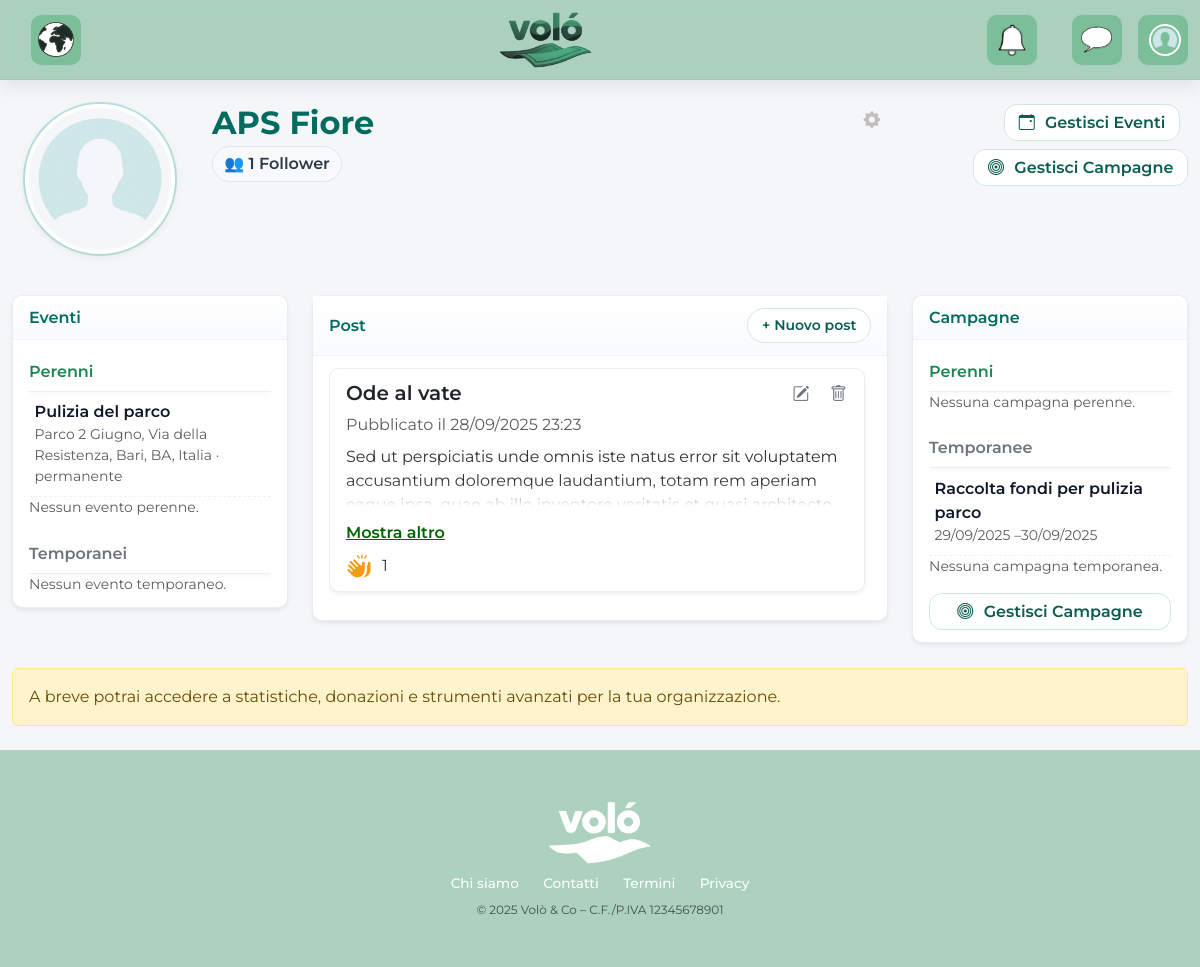
Screenshot of /dashboard/association (signed in) with the database file from the repository.
### app/database/models/user.py (models this page shows, shortened)
class User(db.Model, UserMixin):
    __tablename__ = "user"
    id = db.Column(db.Integer, primary_key=True)
    email = db.Column(db.String(150), unique=True, nullable=False, index=True)
    password = db.Column(db.String(256), nullable=False)
    name = db.Column(db.String(150), nullable=False)   # Full name or organization name
    user_type = db.Column(db.String(20), nullable=False, index=True)  # "volunteer" | "association"
    date_of_birth = db.Column(db.Date, nullable=True)
    phone = db.Column(db.String(30), nullable=True)
    latitude = db.Column(db.Float, nullable=True)
    longitude = db.Column(db.Float, nullable=True)
    bio = db.Column(db.Text, nullable=True)
    photo_filename = db.Column(db.String(255), nullable=True)
    disponibilita = db.Column(db.Text, nullable=True)  # Availability (days/times)
    address = db.Column(db.String(255), nullable=True)
    logo_filename = db.Column(db.String(255), nullable=True)
    website = db.Column(db.String(255), nullable=True)
    iban = db.Column(db.String(34), nullable=True)
    official_docs = db.Column(db.String(255), nullable=True)
    consenso_dati = db.Column(db.Boolean, default=False, nullable=False)
    accetta_termini = db.Column(db.Boolean, default=False, nullable=False)
    posts = db.relationship("Post", backref="association", lazy=True)
    events = db.relationship("Event", back_populates="association", lazy=True)
    campaigns = db.relationship("Campaign", back_populates="association", lazy=True, cascade="all, delete-orphan")
    followed_associations = db.relationship(
        "User",
        secondary=follows,
        primaryjoin=(follows.c.volunteer_id == id),
        secondaryjoin=(follows.c.association_id == id),
        backref=db.backref("followers", lazy="dynamic"),
        lazy="dynamic",
    )
    applause = db.relationship(
    "Applause",
    back_populates="user",
    cascade="all, delete-orphan",
    passive_deletes=True
    )

### app/database/models/event.py (models this page shows, shortened)
class Event(db.Model):
    __tablename__ = "event"
    id = db.Column(db.Integer, primary_key=True)
    title = db.Column(db.String(150), nullable=False)
    description = db.Column(db.Text, nullable=True)
    date = db.Column(db.DateTime, nullable=False, index=True)
    location = db.Column(db.String(255), nullable=False)
    image_filename = db.Column(db.String(255), nullable=True)
    latitude = db.Column(db.Float)
    longitude = db.Column(db.Float)
    created_at = db.Column(db.DateTime, nullable=False, default=datetime.utcnow, index=True)
    updated_at = db.Column(
        db.DateTime,
        nullable=False,
        default=datetime.utcnow,
        onupdate=datetime.utcnow,
        index=True,
    )
    duration = db.Column(db.String(20), nullable=False, default="temporary", index=True)
    skills = db.Column(db.Text, nullable=False, default="[]")
    activity = db.Column(db.String(50), nullable=True, index=True)
    type = db.Column(db.String(20), nullable=False, default="event", index=True)
    capacity_max = db.Column(db.Integer, nullable=True)
    association_id = db.Column(db.Integer, db.ForeignKey("user.id"), nullable=False, index=True)
    association = db.relationship("User", back_populates="events")
    __table_args__ = (
        db.Index("ix_event_geo", "latitude", "longitude"),
        db.Index("ix_event_duration_date", "duration", "date"),
    )

### app/database/models/post.py (models this page shows, shortened)
class Post(db.Model):
    __tablename__ = "post"
    id = db.Column(db.Integer, primary_key=True)
    title = db.Column(db.String(255), nullable=False)
    content = db.Column(db.Text, nullable=False)
    image_filename = db.Column(db.String(255), nullable=True)
    created_at = db.Column(db.DateTime, nullable=False, default=datetime.utcnow)
    association_id = db.Column(db.Integer, db.ForeignKey("user.id"), nullable=False)
    applause = db.relationship(
        "Applause",
        back_populates="post",          # 👈 cambiato da backref a back_populates
        cascade="all, delete-orphan",
        passive_deletes=True
    )

### app/database/models/campaign.py (models this page shows, shortened)
class Campaign(db.Model):
    __tablename__ = "campaign"
    id = db.Column(db.Integer, primary_key=True)
    title = db.Column(db.String(255), nullable=False)
    description = db.Column(db.Text, nullable=False)
    goal_amount = db.Column(db.String(255), nullable=True)
    duration = db.Column(db.String(20), nullable=False, default="temporary", index=True)  # "temporary" | "perennial"
    date = db.Column(db.DateTime, nullable=False, index=True)  # Start date
    end_date = db.Column(db.DateTime, nullable=True, index=True)  # End date (only for temporary)
    latitude = db.Column(db.Float, nullable=True)
    longitude = db.Column(db.Float, nullable=True)
    location = db.Column(db.String(255), nullable=True, index=True)
    image_filename = db.Column(db.String(255), nullable=True)
    created_at = db.Column(db.DateTime, nullable=False, default=datetime.utcnow, index=True)
    updated_at = db.Column(
        db.DateTime,
        nullable=False,
        default=datetime.utcnow,
        onupdate=datetime.utcnow,
        index=True,
    )
    association_id = db.Column(db.Integer, db.ForeignKey("user.id"), nullable=False, index=True)
    association = db.relationship("User", back_populates="campaigns")

### app/blueprints/dashboard/routes.py (the view)
@dashboard_bp.route("/association")
@login_required
def dashboard_association():
    if current_user.user_type != "association":
        abort(403)
    posts = (
        Post.query.filter_by(association_id=current_user.id)
        .order_by(Post.created_at.desc())
        .all()
    )
    my_events = (
        Event.query.filter_by(association_id=current_user.id)
        .order_by(Event.date.desc())
        .all()
    )
    my_campaigns = (
        Campaign.query.filter_by(association_id=current_user.id)
        .order_by(Campaign.created_at.desc())
        .all()
    )
    return render_template(
        "pages/dashboard_association.html",
        posts=posts,
        my_events=my_events,
        my_campaigns=my_campaigns,
    )

### app/templates/pages/dashboard_association.html (shortened to what this page needs)
{% extends 'layout/base.html' %}
{% block container_class %}container-xxl{% endblock %}
{% block content %}
<div class="row align-items-start mb-4 gy-3">
  <div class="col-lg-2 text-center">
    {% if current_user.photo_filename %}
      <img src="{{ url_for('dashboard.static', filename='uploads/profile-photo/' ~ current_user.photo_filename) }}"
           class="profile-photo ring-click"
           alt="Logo associazione"
           onclick="toggleFullscreen(this)">
    {% else %}
      <img src="{{ url_for('static', filename='img/avatar-placeholder.png') }}"
           class="profile-photo ring-click"
           alt="Logo associazione"
           onclick="toggleFullscreen(this)">
    {% endif %}
  </div>
  <div class="col-lg-7">
    <div class="d-flex align-items-start justify-content-between">
      <div class="pe-2">
        <h2 class="mb-1">{{ current_user.name }}</h2>
        {% set followers_count =
             (current_user.followers.count() if current_user.followers is defined
              else (current_user.followers_count if current_user.followers_count is defined else 0)) %}
        <div class="d-flex flex-wrap gap-2 mt-1">
          <a href="{{ url_for('public.public_profile', association_id=current_user.id) }}#followers"
             class="chip-link text-decoration-none"
             aria-label="{{ _('Vedi follower') }}">
            👥 {{ followers_count }} {{ _('Follower') }}
          </a>
        </div>
      </div>
      <a href="{{ url_for('settings.edit_profile') }}"
         class="icon-btn ghost"
         title="{{ _('Modifica profilo') }}"
         aria-label="{{ _('Modifica profilo') }}">
        <i class="bi bi-gear-fill"></i>
      </a>
    </div>
  </div>
  <div class="col-lg-3 text-lg-end text-center">
    <a href="{{ url_for('events.my_events') }}" class="btn-ghost-brand me-2 mb-2" aria-label="{{ _('Gestisci Eventi') }}">
      <i class="bi bi-calendar-event me-1"></i>{{ _('Gestisci Eventi') }}
    </a>
    <a href="{{ url_for('campaigns.my_campaigns') }}" class="btn-ghost-brand mb-2" aria-label="{{ _('Gestisci Campagne') }}">
      <i class="bi bi-bullseye me-1"></i>{{ _('Gestisci Campagne') }}
    </a>
  </div>
</div>
<hr class="soft-divider">
<div class="row g-4">
  <div class="col-xl-3 col-lg-4">
    <section class="card shadow-sm panel-sticky">
      <div class="panel-header">
        <h6 class="mb-0">{{ _('Eventi') }}</h6>
      </div>
      <div class="card-body">
        <div class="scroll-box mb-3">
          <h6 class="sticky-title text-success">{{ _('Perenni') }}</h6>
          {% set has_perennial = false %}
          {% for e in my_events %}
            {% if (not e.end_date) or (e.duration and e.duration|lower in ['perennial','ongoing','perenne']) %}
              {% set has_perennial = true %}
              <div class="list-item">
                <a href="{{ url_for('associations.detail', content_type='event', item_id=e.id) }}" class="item-title text-decoration-none">
                  {{ e.title }}
                </a>
                <div class="small text-muted">
                  {{ e.location or _('Luogo non specificato') }} · {{ _('permanente') }}
                </div>
              </div>
            {% endif %}
          {% endfor %}
          {% if not has_perennial %}
            <p class="text-muted small mb-0">{{ _('Nessun evento perenne.') }}</p>
          {% endif %}
        </div>
        <div class="scroll-box">
          <h6 class="sticky-title text-secondary">{{ _('Temporanei') }}</h6>
          {% set has_temporary = false %}
          {% if not has_temporary %}
            <p class="text-muted small mb-0">{{ _('Nessun evento temporaneo.') }}</p>
          {% endif %}
        </div>
      </div>
    </section>
  </div>
  <div class="col-xl-6 col-lg-4">
    <section class="card shadow-sm">
      <div class="panel-header d-flex align-items-center justify-content-between">
        <h6 class="mb-0">{{ _('Post') }}</h6>
        <a href="{{ url_for('posts.create_post') }}" class="btn-ghost-brand btn-ghost-sm rounded-pill" aria-label="{{ _('Crea un nuovo post') }}">
          {{ _('+ Nuovo post') }}
        </a>
      </div>
      <div class="card-body">
        <div class="feed-container" style="max-height: 70vh; overflow-y: auto;">
          {% if posts %}
            {% for post in posts %}
              {% set pid = 'post-' ~ post.id %}
              <article class="card mb-3 shadow-sm post-card">
                <div class="card-body position-relative">
                  <div class="post-actions" aria-label="{{ _('Azioni post') }}">
                    <a href="{{ url_for('posts.edit_post', post_id=post.id) }}"
                       class="icon-btn" title="{{ _('Modifica') }}">
                      <i class="bi bi-pencil-square"></i>
                    </a>
                    <button type="button" class="icon-btn danger" title="{{ _('Elimina') }}"
                            data-bs-toggle="modal" data-bs-target="#confirmDeleteModal-{{ post.id }}">
                      <i class="bi bi-trash"></i>
                    </button>
                  </div>
                  <h5 class="card-title pe-5">
                    <a href="{{ url_for('posts.post_detail', post_id=post.id) }}"
                       class="text-decoration-none text-dark">
                      {{ post.title or _('Titolo mancante') }}
                    </a>
                  </h5>
                  <p class="card-text text-muted mb-2">
                    {{ _('Pubblicato il') }} {{ post.created_at.strftime('%d/%m/%Y %H:%M') }}
                  </p>
                  <div id="{{ pid }}-content" class="post-body" data-collapsed="true" aria-expanded="false">
                    {{ post.content }}
                  </div>
                  <div>
                    <button class="post-toggle-link" type="button"
                            aria-controls="{{ pid }}-content" aria-expanded="false"
                            data-target="#{{ pid }}-content">
                      {{ _('Mostra altro') }}
                    </button>
                  </div>
                  {% set applause_count = post.applause|length if post.applause is defined else 0 %}
                  {% set user_has_applauded = current_user.is_authenticated and post.applause|selectattr("user_id","equalto",current_user.id)|list|length > 0 %}
                  <div class="mt-2 d-flex align-items-center">
                    <button type="button"
                            class="applause-btn d-inline-flex align-items-center {% if user_has_applauded %}active{% endif %}"
                            data-post-id="{{ post.id }}">
                      <span class="applause-count ms-1">{{ applause_count }}</span>
                    </button>
                  </div>
                </div>
              </article>
            {% endfor %}
          {% else %}
            <p class="text-muted mb-0">{{ _('Nessun post ancora pubblicato.') }}</p>
          {% endif %}
        </div>
      </div>
    </section>
  </div>
  <div class="col-xl-3 col-lg-4">
    <section class="card shadow-sm panel-sticky">
      <div class="panel-header">
        <h6 class="mb-0">{{ _('Campagne') }}</h6>
      </div>
      <div class="card-body">
        <div class="scroll-box mb-3">
          <h6 class="sticky-title text-success">{{ _('Perenni') }}</h6>
          {% set has_c_perennial = false %}
          {% if not has_c_perennial %}
            <p class="text-muted small mb-0">{{ _('Nessuna campagna perenne.') }}</p>
          {% endif %}
        </div>
        <div class="scroll-box">
          <h6 class="sticky-title text-secondary">{{ _('Temporanee') }}</h6>
          {% set has_c_temporary = false %}
          {% for c in my_campaigns %}
            {% set is_perennial = (not c.end_date) or (c.duration and c.duration|lower in ['perennial','ongoing','perenne']) %}
            {% if not is_perennial %}
              {% set has_c_temporary = true %}
              <div class="list-item">
                <a href="{{ url_for('associations.detail', content_type='campaign', item_id=c.id) }}"
                   class="item-title text-decoration-none">
                  {{ c.title }}
                </a>
                <div class="small text-muted">
                  {% if c.date %}{{ c.date.strftime('%d/%m/%Y') }}{% endif %}
                  {% if c.end_date %}–{{ c.end_date.strftime('%d/%m/%Y') }}{% endif %}
                </div>
              </div>
            {% endif %}
          {% endfor %}
          {% if not has_c_temporary %}
            <p class="text-muted small mb-0">{{ _('Nessuna campagna temporanea.') }}</p>
          {% endif %}
        </div>
        <div class="mt-3 text-center">
          <a href="{{ url_for('campaigns.my_campaigns') }}" class="btn-ghost-brand w-100" aria-label="{{ _('Gestisci Campagne') }}">
            <i class="bi bi-bullseye me-1"></i>{{ _('Gestisci Campagne') }}
          </a>
        </div>
      </div>
    </section>
  </div>
</div>
<hr class="soft-divider">
<div class="alert alert-warning mt-2 mb-0">
  {{ _('A breve potrai accedere a statistiche, donazioni e strumenti avanzati per la tua organizzazione.') }}
</div>
{% endblock %}

### app/static/css/events.css (style rules this page uses)
body { background-color: #f0f4f8; }
.card { border-radius: 10px; box-shadow: 0 2px 5px rgba(0,0,0,0.05); }

### rows the page displays
User: name "APS Fiore"
Event: title "Pulizia del parco", location "Parco 2 Giugno, Via della Resistenza, Bari, BA, Italia"
Post: title "Ode al vate", created_at "28/09/2025 23:23", content "Sed ut perspiciatis unde omnis iste natus error sit voluptatem accusantium doloremque laudantium, totam rem aperiam eaque ipsa, quae ab illo inventore veritatis et quasi architecto…", id "1"
Campaign: title "Raccolta fondi per pulizia parco", date "29/09/2025", end_date "30/09/2025"

### other values shown
{{ followers_count }} "1"
